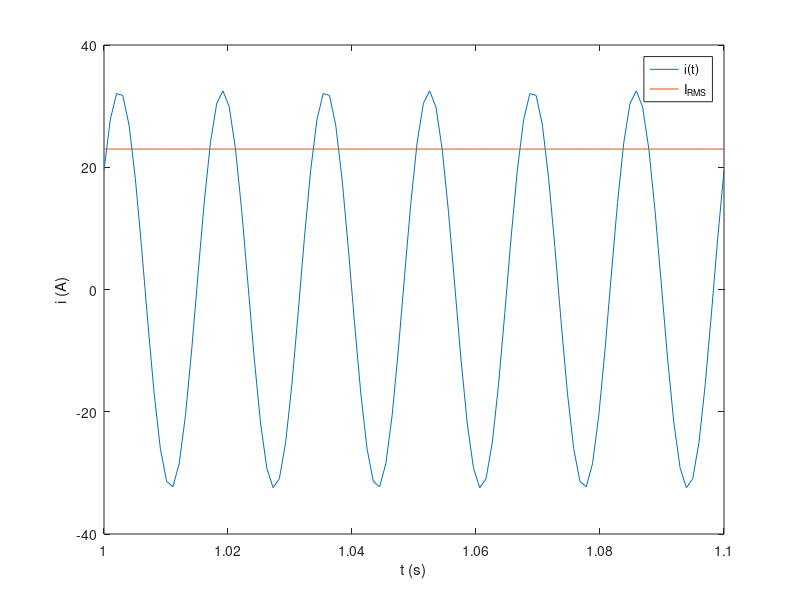

The MATLAB source for this figure:
X_L=5.12i
R=3.84
Z=X_L+R
E=208
I=E/Z
I_m=abs(I)
I_RMS=I_m/sqrt(2)
f=60
omega=2*pi*f
phi_I=angle(I)
t=linspace(1,1.1,100)
i=I_m*cos(omega*t+phi_I)
I_RMS_const = ones(size(t))*I_RMS
plot(t,i)
hold on
plot(t,I_RMS_const)
xlabel('t (s)')
ylabel('i (A)')
legend('i(t)','I_{RMS}')
rad2deg(phi_I)